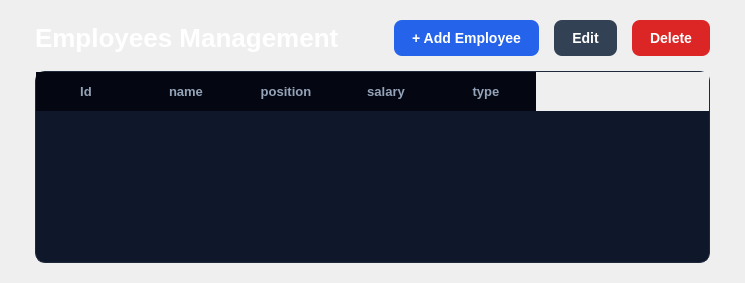
      <widget class="QWidget" name="employeesPage">
       <layout class="QVBoxLayout" name="verticalLayoutEmployeesPage">
        <property name="leftMargin"><number>35</number></property>
        <property name="topMargin"><number>20</number></property>
        <property name="rightMargin"><number>35</number></property>
        <property name="bottomMargin"><number>20</number></property>
        <property name="spacing"><number>15</number></property>
        <item>
         <layout class="QHBoxLayout" name="horizontalLayoutEmpHeader">
          <item>
           <widget class="QLabel" name="labelEmployeesTitle">
            <property name="text"><string>Employees Management</string></property>
            <property name="styleSheet">
             <string notr="true">color: #ffffff; font-size: 26px; font-weight: bold; font-family: 'Segoe UI';</string>
            </property>
           </widget>
          </item>
          <item>
           <spacer name="spacerEmpHeader">
            <property name="orientation"><enum>Qt::Horizontal</enum></property>
            <property name="sizeHint" stdset="0"><size><width>40</width><height>20</height></size></property>
           </spacer>
          </item>
          <item>
           <widget class="QPushButton" name="btnAddEmployee">
            <property name="text"><string>+ Add Employee</string></property>
            <property name="styleSheet">
             <string notr="true">
                QPushButton {
                    background-color: #2563eb; color: #ffffff; border: none; border-radius: 8px;
                    padding: 10px 18px; font-weight: bold; font-family: 'Segoe UI'; font-size: 14px;
                }
                QPushButton:hover { background-color: #1d4ed8; }
             </string>
            </property>
           </widget>
          </item>
          <item>
           <widget class="QPushButton" name="btnEditEmployee">
            <property name="text"><string>Edit</string></property>
            <property name="styleSheet">
             <string notr="true">
                QPushButton {
                    background-color: #334155; color: #ffffff; border: none; border-radius: 8px;
                    padding: 10px 18px; font-weight: bold; font-family: 'Segoe UI'; font-size: 14px;
                }
                QPushButton:hover { background-color: #475569; }
             </string>
            </property>
           </widget>
          </item>
          <item>
           <widget class="QPushButton" name="btnDeleteEmployee">
            <property name="text"><string>Delete</string></property>
            <property name="styleSheet">
             <string notr="true">
                QPushButton {
                    background-color: #dc2626; color: #ffffff; border: none; border-radius: 8px;
                    padding: 10px 18px; font-weight: bold; font-family: 'Segoe UI'; font-size: 14px;
                }
                QPushButton:hover { background-color: #b91c1c; }
             </string>
            </property>
           </widget>
          </item>
         </layout>
        </item>
        <item>
         <widget class="QTableWidget" name="tableEmployees">
          <property name="styleSheet">
           <string notr="true">
              QTableWidget {
                  background-color: #0f172a;
                  color: #ffffff;
                  gridline-color: #1e293b;
                  border: 1px solid #1e293b;
                  border-radius: 10px;
                  selection-background-color: #334155;
              }
              QHeaderView::section {
                  background-color: #040711;
                  color: #94a3b8;
                  padding: 10px;
                  border: none;
                  font-weight: bold;
                  font-family: 'Segoe UI';
                  font-size: 13px;
              }
           </string>
          </property>
          <column><property name="text"><string>Id</string></property></column>
          <column><property name="text"><string>name</string></property></column>
          <column><property name="text"><string>position</string></property></column>
          <column><property name="text"><string>salary</string></property></column>
          <column><property name="text"><string>type</string></property></column>
         </widget>
        </item>
       </layout>
      </widget>
